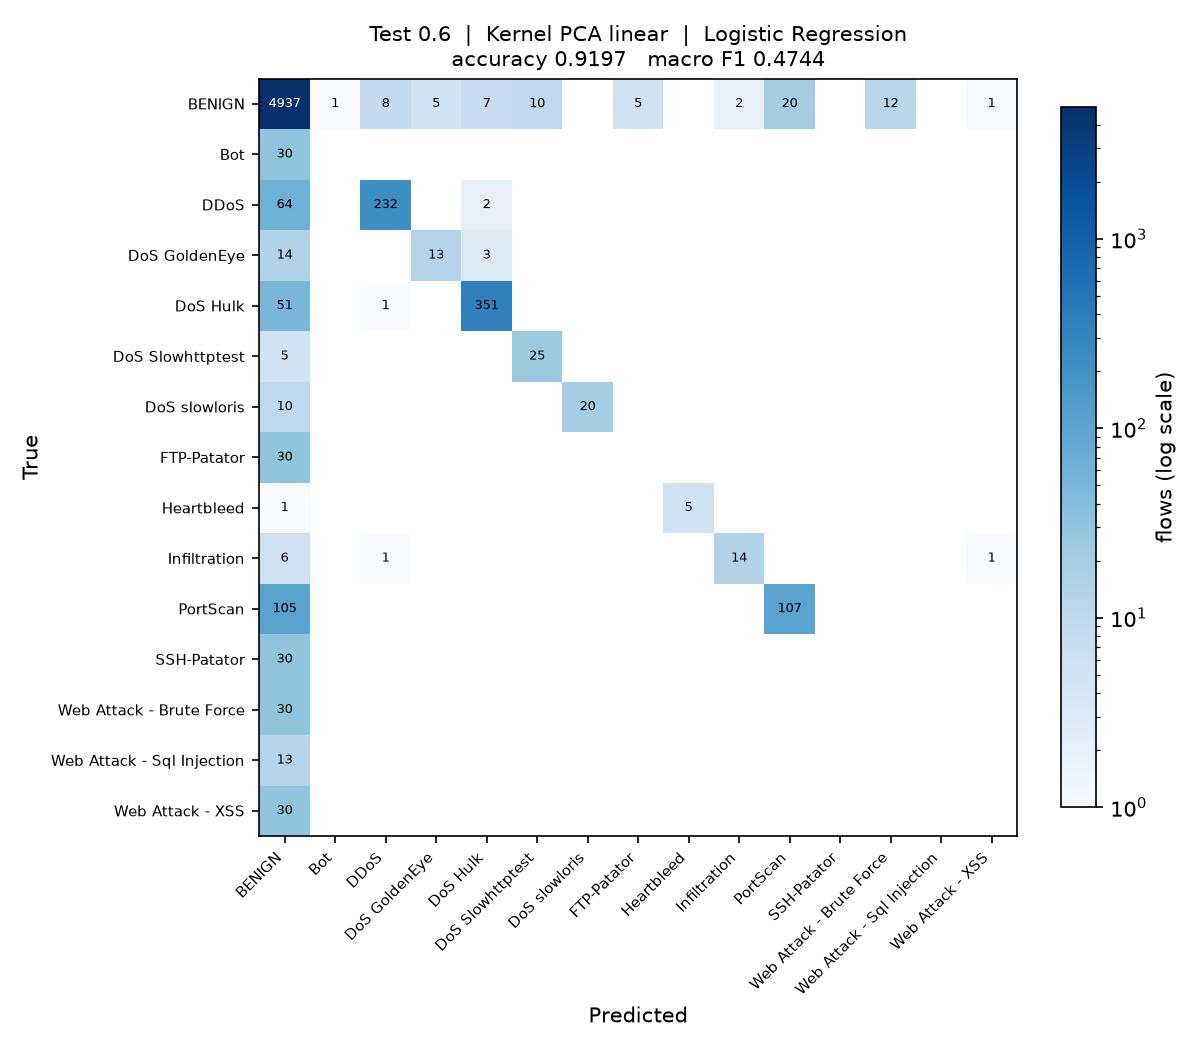

Here is the Python script that generated this plot:
"""
Test_0.6_DR_LIN_LR

Test size 0.6  |  Kernel PCA (linear)  |  Logistic Regression  (reference sheet #2)

Note: taken in place of sheet #1 Linear Regression, which is a regressor and cannot classify.

Run on its own:

    python Test_0.6_DR_LIN_LR.py

Writes Test_0.6_DR_LIN_LR.jpg (confusion matrix) and appends one row to
results/75_runs.csv.
"""

import os
import sys
import time
import warnings
from pathlib import Path

import matplotlib
matplotlib.use("Agg")
import matplotlib.pyplot as plt
import numpy as np
import pandas as pd
from sklearn.decomposition import KernelPCA
from sklearn.impute import SimpleImputer
from sklearn.metrics import (accuracy_score, confusion_matrix, f1_score,
                             precision_score, recall_score)
from sklearn.model_selection import train_test_split
from sklearn.preprocessing import LabelEncoder, StandardScaler
from sklearn.linear_model import LogisticRegression

sys.path.insert(0, str(Path(__file__).resolve().parent.parent))
from common import load_sample                      # noqa: E402

warnings.filterwarnings("ignore")

# ----- this run -------------------------------------------------------------
TEST_SIZE = 0.6
KERNEL = "linear"
CLASSIFIER = "LR"
N_COMPONENTS = 15
# ----------------------------------------------------------------------------

SEED = 0
N_JOBS = max(1, (os.cpu_count() or 2) // 2)
STEM = "Test_0.6_DR_LIN_LR"
HERE = Path(__file__).resolve().parent
RESULTS = HERE.parent / "results"


def main():
    t0 = time.time()
    df = load_sample(10000, 50, SEED)
    y = LabelEncoder().fit_transform(df["Label"])
    X = df.drop(columns=["Label", "Day"])
    classes = sorted(df["Label"].unique())
    print(f"{len(df):,} flows, {X.shape[1]} features, {len(classes)} classes")

    X_train, X_test, y_train, y_test = train_test_split(
        X, y, test_size=TEST_SIZE, random_state=SEED, stratify=y)

    # mean imputation and scaling, fitted on the training split only
    imputer = SimpleImputer(strategy="mean").fit(X_train)
    scaler = StandardScaler().fit(imputer.transform(X_train))
    X_train = scaler.transform(imputer.transform(X_train))
    X_test = scaler.transform(imputer.transform(X_test))

    # dimensionality reduction: Kernel PCA, fitted on the training split only.
    # arpack keeps the largest positive eigenvalues; the randomized solver ranks
    # them by magnitude and fails on the sigmoid kernel, which is not PSD.
    kpca = KernelPCA(n_components=N_COMPONENTS, kernel=KERNEL,
                     eigen_solver="arpack", random_state=SEED, n_jobs=N_JOBS)
    X_train = kpca.fit_transform(X_train)
    X_test = kpca.transform(X_test)
    print(f"Kernel PCA ({KERNEL}): {X_train.shape[1]} components")

    classifier = LogisticRegression(max_iter=2000, random_state=SEED)
    classifier.fit(X_train, y_train)
    y_pred = classifier.predict(X_test)

    acc = accuracy_score(y_test, y_pred)
    pre = precision_score(y_test, y_pred, average="macro", zero_division=0)
    rec = recall_score(y_test, y_pred, average="macro", zero_division=0)
    f1 = f1_score(y_test, y_pred, average="macro", zero_division=0)
    pre_w = precision_score(y_test, y_pred, average="weighted", zero_division=0)
    rec_w = recall_score(y_test, y_pred, average="weighted", zero_division=0)
    f1_w = f1_score(y_test, y_pred, average="weighted", zero_division=0)

    print(f"Accuracy  : {acc:.4f}")
    print(f"Precision : {pre:.4f}")
    print(f"Recall    : {rec:.4f}")
    print(f"F1 Score  : {f1:.4f}")

    # confusion matrix image, named to match this script
    cm = confusion_matrix(y_test, y_pred, labels=range(len(classes)))
    fig, ax = plt.subplots(figsize=(8, 7))
    im = ax.imshow(cm, cmap="Blues", norm=matplotlib.colors.LogNorm(vmin=1))
    ax.set_xticks(range(len(classes)), classes, rotation=45, ha="right", fontsize=7)
    ax.set_yticks(range(len(classes)), classes, fontsize=7)
    ax.set_xlabel("Predicted")
    ax.set_ylabel("True")
    ax.set_title(f"Test {TEST_SIZE}  |  Kernel PCA {KERNEL}  |  Logistic Regression\n"
                 f"accuracy {acc:.4f}   macro F1 {f1:.4f}", fontsize=10)
    for i in range(len(classes)):
        for j in range(len(classes)):
            if cm[i, j]:
                ax.text(j, i, cm[i, j], ha="center", va="center", fontsize=6,
                        color="white" if cm[i, j] > cm.max() / 3 else "black")
    fig.colorbar(im, ax=ax, fraction=0.04, label="flows (log scale)")
    fig.tight_layout()
    fig.savefig(HERE / f"{STEM}.jpg", dpi=150)
    plt.close(fig)

    # one row appended to the shared results table
    RESULTS.mkdir(exist_ok=True)
    row = {"Test": TEST_SIZE, "DR": "LIN", "Clas": CLASSIFIER,
           "Acc": round(acc, 4), "Pre": round(pre, 4), "Rec": round(rec, 4),
           "F1": round(f1, 4),
           "Pre_weighted": round(pre_w, 4), "Rec_weighted": round(rec_w, 4),
           "F1_weighted": round(f1_w, 4),
           "n_components": N_COMPONENTS, "seconds": round(time.time() - t0, 1),
           "script": STEM}
    out = RESULTS / "75_runs.csv"
    old = pd.read_csv(out).to_dict("records") if out.exists() else []
    old = [r for r in old if r.get("script") != STEM]
    pd.DataFrame(old + [row]).to_csv(out, index=False)
    print(f"saved {STEM}.jpg and appended to results/75_runs.csv "
          f"({time.time() - t0:.0f}s)")


if __name__ == "__main__":
    main()
